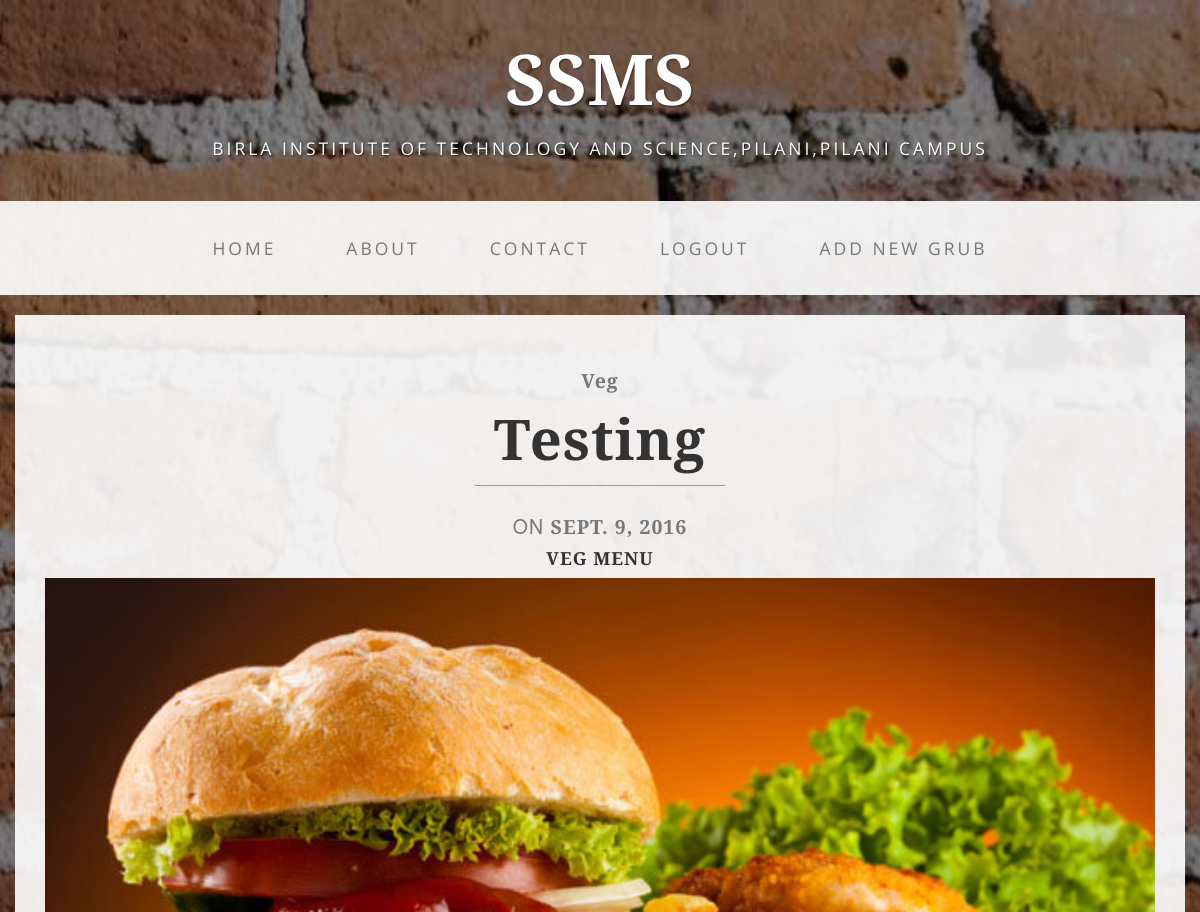
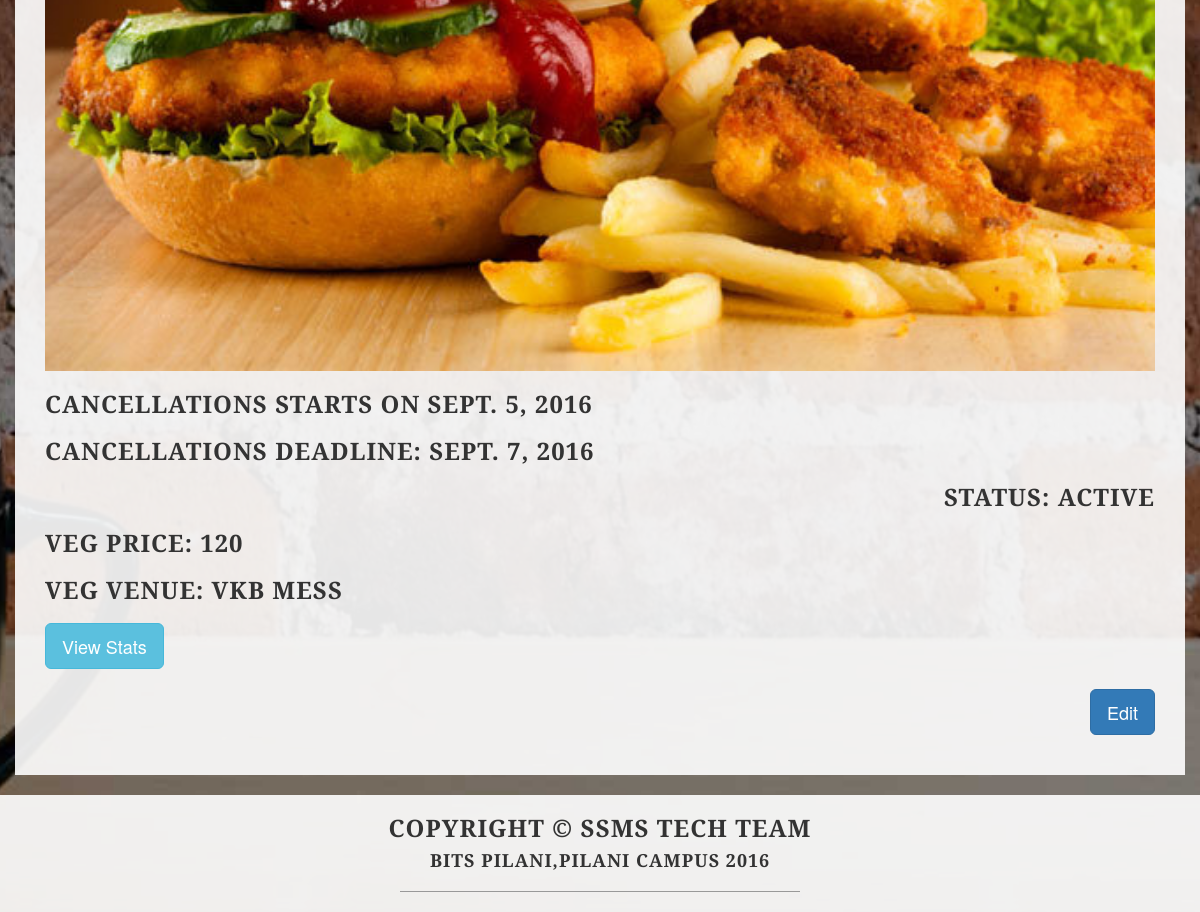
Page /ssms/coord/view/6e4073e5e37246c585a71df812e177ea/ (signed in) on the committed database (2 pictures, top to bottom).
### ssms/models.py (models this page shows, shortened)
class Grub(models.Model):
	mtype=(('Veg','Veg'),('Non Veg','Non Veg'),('Both','Both'))
	stype=(('Active','Active'),('Inactive','Inactive'))
	emtype=(('Sent','Sent'),('Not Sent','Not Sent'))
	gm_id=  models.UUIDField("Grub UUID",primary_key=True, default=uuid.uuid4, editable=False)
	name = models.CharField("Grub Name",max_length=32)
	meal= models.CharField("Meal Type",choices=mtype,max_length=16,default='Veg')
	cg_id= models.ForeignKey(Grub_Coord,verbose_name="Coordinator Id")
	reg_date = models.DateTimeField("Registration Date",default=datetime.now, blank=False)
	date = models.DateField(default=datetime.now,blank=False)
	deadline = models.DateField(default=datetime.now,blank=False)
	deadline2 = models.DateField(default=datetime.now,blank=False)
	status=models.CharField(choices=stype,max_length=128,default='Active')
	excel = models.FileField(upload_to=content_album_name,blank=False)
	mails=models.CharField(choices=emtype,max_length=128,default='Not Sent',blank=False)

class Veg(models.Model):
	gm_id = models.ForeignKey(Grub,verbose_name="Grub Id")
	v_id=  models.UUIDField("Veg Grub ID",primary_key=True, default=uuid.uuid4, editable=False)
	v_venue = models.CharField("Veg Venue",choices=venue.place,max_length=16,blank=False)
	v_price = models.IntegerField("Veg Price",default=0,null=False)
	v_images = models.ImageField("Veg Meal image",upload_to=content_album_name2, blank=False)

### ssms/views.py (the view)
# urls.py: url(r'^coord/view/(?P<gmid>[-\w]+)/$',views.coord_view_grub,name="view registered grub"),
@cache_control(no_cache=True, must_revalidate=True, no_store=True)
def coord_view_grub(request,gmid):
	if request.user.is_staff and not request.user.is_superuser:
		try :
			grub =Grub.objects.get(gm_id=gmid)
			form = ExcelUpload(instance=grub)
			e=datechecker(gmid)
			coord = Grub_Coord.objects.get(cg_name=grub.cg_id)
			if request.user == coord.user:
				context_dict = {}
			    	try:
					grub = Grub.objects.get(gm_id=gmid)
					if (grub.meal=='Veg'):
						b=Veg.objects.get(gm_id=gmid)
						i=0
					elif (grub.meal=='Non Veg'):
						b=NonVeg.objects.get(gm_id=gmid)
						i=1
					elif (grub.meal=='Both'):
						b=Both.objects.get(gm_id=gmid)
						i=2
					context_dict['grub'] = grub
					context_dict['meal'] = b
					context_dict['i'] = i
					context_dict['e']=e
			    	except Grub.DoesNotExist:
					pass
			    	return render(request, 'ssms/coord_grubinfo.html', context_dict)
			else:
				return HttpResponseRedirect("/ssms")
		except Grub.DoesNotExist:
			pass
			return HttpResponseRedirect("/ssms")
	else :
		return HttpResponseRedirect('/ssms/coord/login/')

### ssms/models.py (called while the page is built)
	def __str__(self):
		return self.cg_name

### ssms/views.py (called while the page is built)
def datechecker(gmid):
	grub = Grub.objects.get(gm_id=gmid)
	c=date.today()
	d=0
	if (grub.deadline2>c):     # coord reg open
		return 2
	elif (grub.deadline >=c and grub.deadline2<= c):   #student register/cancel  , coord reg closed
		return 1
	elif (grub.deadline <c and grub.date>=c):   #student reg/cancel closed
		return 3
	elif (grub.date<c):    # coord spot signing upload
		return 4

### templates/ssms/coord_grubinfo.html (shortened to what this page needs)
{% extends 'ssms/base.html' %}
{% load staticfiles %}
{% block block1 %}
{% if user.is_staff %}
    {% if grub %}
		    <h2 class="brand-before text-center">
			{% ifequal i 2 %}
			<small><strong>Veg + Non Veg</strong></small>
			{% else %}
                        <small><strong>{{ grub.meal }}</strong></small>
			{% endifequal %}
                    </h2>
                    <h1 class="brand-name text-center">{{ grub.name }}</h1>
                    <hr class="tagline-divider">
			<h2 class="text-center">
                        <small>On
                            <strong>{{grub.date}}</strong>
                        </small>
                    	</h2>
  {% ifequal i 0 %}
<h4 class="text-center">Veg Menu</h4>
<img class="img-responsive img-full" src="/media/{{meal.v_images }} " alt="">
{% endifequal %}
	<h3>Cancellations starts on {{ grub.deadline2 }}<h3>
	<h3 >Cancellations Deadline: {{grub.deadline}}</h3>
	<h3  class="text-right"  >Status: {{grub.status}}</h3>
	{% ifequal i 0 %}
		<h3>veg price: {{meal.v_price}}</h3>
		<h3>veg venue: {{meal.v_venue}}</h3>
	{% endifequal %}
	<h3><a href="/ssms/stats/{{grub.gm_id}}/"><button class="btn btn-lg btn-info" >View Stats</button></a></h3>
	{% ifequal e 4 %}
	<h1 class="text-center text-danger">Grub is over</h1>
	{% else %}
	<h3 class="text-right"><a href="/ssms/coord/edit/{{grub.gm_id}}/"><button class="btn btn-lg btn-primary" >Edit</button></a></h3>
	{% endifequal %}
    {% endif %}
{% else %}
<h3>You are not allowed to view this page</h3>
<h3>Login to View this page</h3>
{% endif %}
{% endblock %}

### static/css/business-casual.css (style rules this page uses)
body { font-family: "Open Sans","Helvetica Neue",Helvetica,Arial,sans-serif; background: url('../img/bg.jpg') no-repeat center center fixed; -webkit-background-size: cover; -moz-background-size: cover; background-size: cover; -o-background-size: cover; }
h1, h2, h3, h4, h5, h6 { text-transform: uppercase; font-family: "Josefin Slab","Helvetica Neue",Helvetica,Arial,sans-serif; font-weight: 700; letter-spacing: 1px; }
hr { max-width: 400px; border-color: #999999; }
.img-full { min-width: 100%; }
.brand-before, .brand-name { text-transform: capitalize; }
.brand-before { margin: 15px 0; }
.brand-name { margin: 0; font-size: 4em; }
.tagline-divider { margin: 15px auto 3px; max-width: 250px; border-color: #999999; }

### rows in the picture
Grub: meal "Veg", name "Testing", date "SEPT. 9, 2016", deadline2 "SEPT. 5, 2016", deadline "SEPT. 7, 2016", status "ACTIVE"
Veg: v_images (picture), v_price "120", v_venue "VKB MESS"
